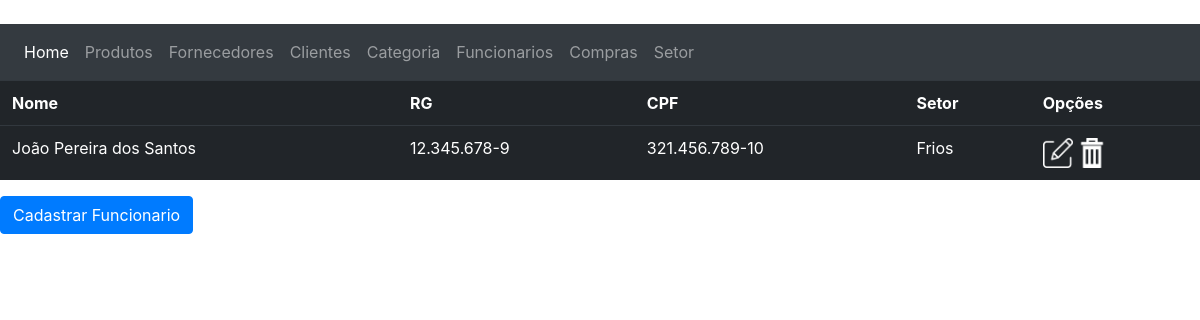
The app's page /funcionarios/ with its own data.
### mercado/models.py (models this page shows, shortened)
class Funcionario(models.Model):
    ID_funcionario = models.AutoField(primary_key=True)
    nome_funcionario = models.CharField(max_length=45, verbose_name="Nome:")
    rg = models.CharField(max_length=12, verbose_name="RG:")
    cpf = models.CharField(max_length=14, verbose_name="CPF:")
    FK_setor = models.ForeignKey(Setor, on_delete=models.CASCADE, verbose_name="Setor:")

class Setor(models.Model):
    ID_setor = models.AutoField(primary_key=True)
    nome_setor = models.CharField(max_length=45, verbose_name="Setor:")
    FK_categoria = models.ForeignKey(Categoria, on_delete=models.CASCADE, verbose_name="Categoria:")
    def __str__(self):
        return self.nome_setor
    class Meta:
        verbose_name_plural="Setores"

### mercado/views.py (the view)
# urls.py: path('funcionarios/', funcionarios, name="url_funcionarios"),
def funcionarios(request):
    data = {}
    data["Funcionarios"] = Funcionario.objects.all()
    return render(request, "mercado/html/funcionarios.html", data)

### mercado/templates/mercado/html/funcionarios.html (shortened to what this page needs)
﻿<!DOCTYPE html>
<html lang="pt-br">
<head>
    {% load static %}
    <link rel="stylesheet" href="https://maxcdn.bootstrapcdn.com/bootstrap/4.0.0/css/bootstrap.min.css">
    <link rel="stylesheet" href="{% static 'css/main.css' %}">
</head>
<body>
    <nav class="navbar navbar-expand-lg bg-dark navbar-dark">
        <ul class="navbar-nav">
            <li class="nav-item active">
                <a class="nav-link" href="{% url 'url_index' %}">Home</a>
            </li>
            <li class="nav-item">
                <a class="nav-link" href="{% url 'url_produtos' %}">Produtos</a>
            </li>
            <li class="nav-item">
                <a class="nav-link" href="{% url 'url_fornecedores' %}">Fornecedores</a>
            </li>
            <li class="nav-item">
                <a class="nav-link" href="{% url 'url_clientes' %}">Clientes</a>
            </li>
            <li class="nav-item">
                <a class="nav-link" href="{% url 'url_categorias' %}">Categoria</a>
            </li>
            <li class="nav-item">
                <a class="nav-link" href="{% url 'url_funcionarios' %}">Funcionarios</a>
            </li>
            <li class="nav-item">
                <a class="nav-link" href="{% url 'url_compras' %}">Compras</a>
            </li>
            <li class="nav-item">
                <a class="nav-link" href="{% url 'url_setores' %}">Setor</a>
            </li>
        </ul>
    </nav>
    <table class="table table-dark table-hover">
        <tr>
            <th>Nome</th>
            <th>RG</th>
            <th>CPF</th>
            <th>Setor</th>
            <th>Opções</th>
        </tr>
        {% for funcionario in Funcionarios %}
        <tr>
            <td>{{ funcionario.nome_funcionario }}</td>
            <td>{{ funcionario.rg }}</td>
            <td>{{ funcionario.cpf }}</td>
            <td>{{ funcionario.FK_setor }}</td>
            <td>
                <a href="{% url 'url_atualizar_funcionario' funcionario.ID_funcionario %}"><img src="{% static "img/editar.png" %}" class="botaoOpcoes" alt="botão editar"></a>
                <a href="{% url 'url_deletar_funcionario' funcionario.ID_funcionario%}"><img src="{% static "img/deletar.png" %}" class="botaoOpcoes" alt="botão deletar"></a>
            </td>
        </tr>
        {% endfor %}
    </table>
    <a href="{% url 'url_cadastro_funcionario' %}">
        <button type="submit" class="btn btn-primary float-left">Cadastrar Funcionario</button>
    </a>
</body>
</html>

### mercado/static/css/main.css (style rules this page uses)
.botaoOpcoes { width: 30px; height: 30px; }

### records on screen
Funcionario: nome_funcionario "João Pereira dos Santos", rg "12.345.678-9", cpf "321.456.789-10", FK_setor "Frios"
